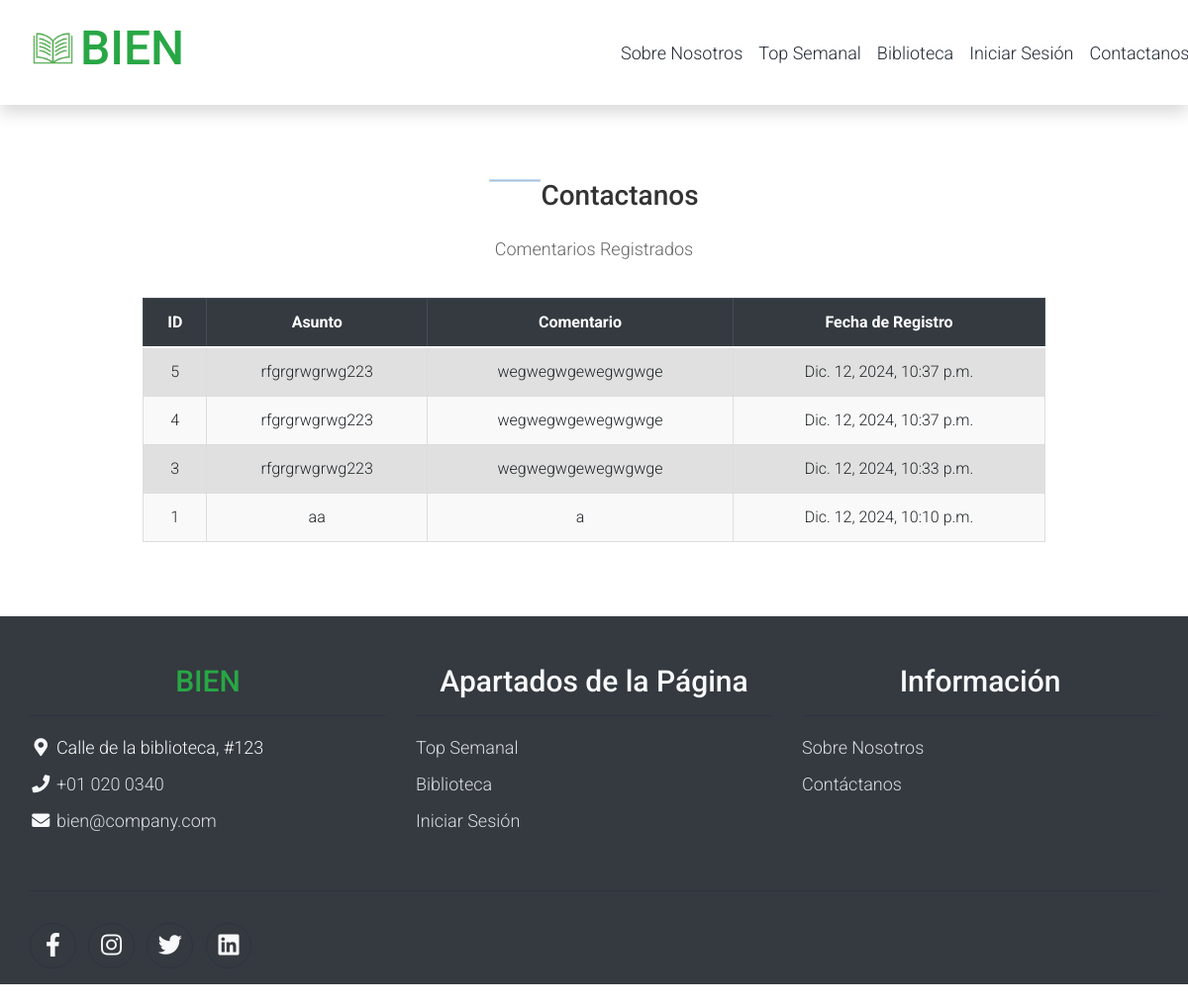
Before: /tabla/ with the older database file.
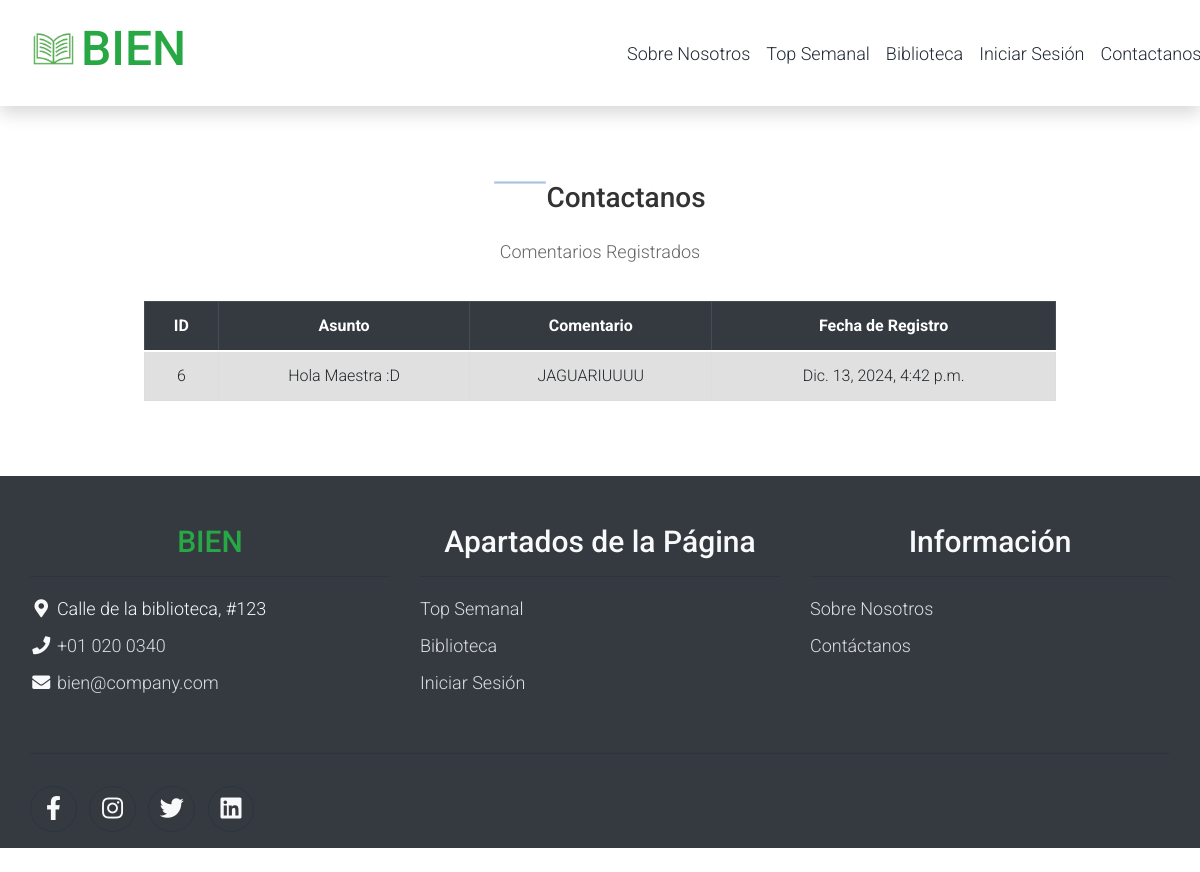
After: the same page with the newer database file.
### inicio/models.py (models this page shows, shortened)
class ComentarioContacto(models.Model):
    id = models.AutoField(primary_key=True, verbose_name="ID")
    asunto = models.TextField(verbose_name= "asunto")
    mensaje = models.TextField(verbose_name="comentario")
    created = models.DateTimeField(auto_now_add=True,verbose_name="Registrado")
    class Meta:
        verbose_name = "Comentario Contacto"
        verbose_name_plural = "Comentarios Contactos"
        ordering = ["-created"]

### inicio/views.py (the view)
# urls.py: path('tabla/', views.comentarios_view, name='comentarios'),
def comentarios_view(request):
    comentarios = ComentarioContacto.objects.all().order_by('-created')
    return render(request, 'inicio/tabla.html', {'comentarios': comentarios})

### inicio/templates/inicio/tabla.html (shortened to what this page needs)
{% extends "inicio/encabezado.html" %}
{% block contenido %}
{% load static %}
<section class="service_section layout_padding">
    <div class="container">
        <div class="d-flex flex-column align-items-center">
            <div class="custom_heading-container">
                <hr>
                <h2>Contactanos</h2>
            </div>
            <p>Comentarios Registrados</p>
        </div>
        <div class="table-responsive">
            <table class="table table-bordered table-striped table-hover">
                <thead class="thead-dark">
                    <tr>
                        <th>ID</th>
                        <th>Asunto</th>
                        <th>Comentario</th>
                        <th>Fecha de Registro</th>
                    </tr>
                </thead>
                <tbody>
                    {% for comentario in comentarios %}
                        <tr>
                            <td>{{ comentario.id }}</td>
                            <td>{{ comentario.asunto }}</td>
                            <td>{{ comentario.mensaje }}</td>
                            <td>{{ comentario.created }}</td>
                        </tr>
                    {% empty %}
                        <tr>
                            <td colspan="4" class="text-center">No hay comentarios registrados.</td>
                        </tr>
                    {% endfor %}
                </tbody>
            </table>
        </div>
    </div>
</section>
{% endblock %}

Changed rows visible on the page:
removed ComentarioContacto: id "5", asunto "rfgrgrwgrwg223", mensaje "wegwegwgewegwgwge", created "Dic. 12, 2024, 10:37 p.m."
removed ComentarioContacto: id "4", asunto "rfgrgrwgrwg223", mensaje "wegwegwgewegwgwge", created "Dic. 12, 2024, 10:37 p.m."
removed ComentarioContacto: id "3", asunto "rfgrgrwgrwg223", mensaje "wegwegwgewegwgwge", created "Dic. 12, 2024, 10:33 p.m."
removed ComentarioContacto: id "1", asunto "aa", mensaje "a", created "Dic. 12, 2024, 10:10 p.m."
added ComentarioContacto: id "6", asunto "Hola Maestra :D", mensaje "JAGUARIUUUU", created "Dic. 13, 2024, 4:42 p.m."
